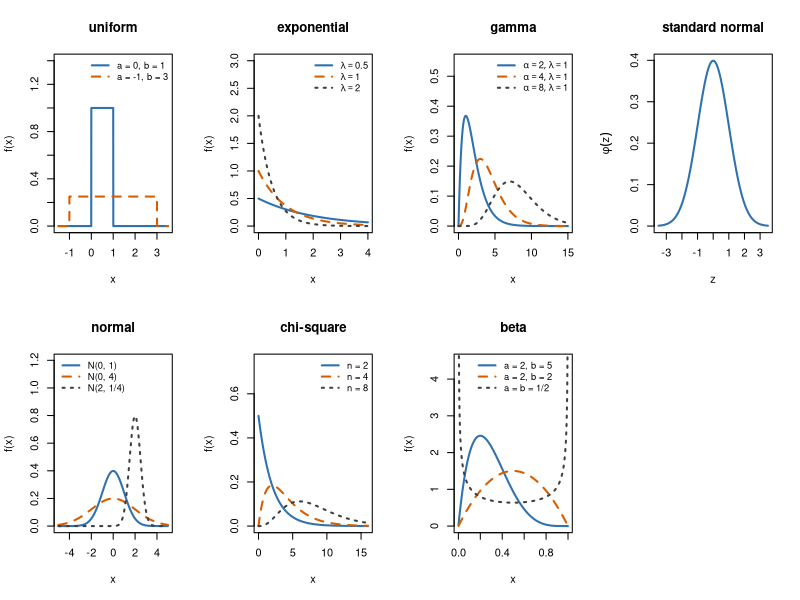

Source code (R):
# continuous.R
#
# Plot the densities of the uniform, exponential, gamma, standard normal,
# normal, chi-square, and beta distributions, with the same parameters as the
# plots in the notes. Uses R's built-in densities; some take different
# parameters from the notes (see README.md). Base R only; no packages needed.
#
# Disclaimer: the definitions of the distributions are based on a writeup by
# Prof. Dr. Subramanian Ramakrishnan at the University of Miami.
#
# Run:  source("continuous.R")     (in R or RStudio, from this folder)

cols <- c("#3172AE", "#D55E00", "#404040")   # the same colours and line styles
ltys <- c(1, 2, 3)                           # as the plots in the notes

# the columns of f against x, with a legend when there is more than one
curves <- function(x, f, labels, title, where = "topright",
                   xlab = "x", ylab = "f(x)", ylim = NULL, ...) {
  f <- as.matrix(f)
  if (is.null(ylim))             # with a legend, leave room for it at the top
    ylim <- c(0, max(f) * (if (ncol(f) > 1) 1.5 else 1))
  matplot(x, f, type = "l", lty = ltys, col = cols, lwd = 2, ylim = ylim,
          xlab = xlab, ylab = ylab, main = title, ...)
  if (ncol(f) > 1)
    legend(where, legend = labels, lty = ltys, col = cols, lwd = 2, bty = "n",
           cex = 0.85)
}

par(mfrow = c(2, 4))             # 2 rows, 4 columns of plots

x <- seq(-1.5, 3.5, length.out = 1001)
curves(x, cbind(dunif(x, 0, 1), dunif(x, -1, 3)),
       c("a = 0, b = 1", "a = -1, b = 3"), "uniform", ylim = c(0, 1.4))

# dexp and dgamma take the rate lambda, as in the notes
x <- seq(0, 4, length.out = 401)
curves(x, cbind(dexp(x, rate = 0.5), dexp(x, rate = 1), dexp(x, rate = 2)),
       expression(lambda == 0.5, lambda == 1, lambda == 2), "exponential")

x <- seq(0, 15, length.out = 401)
curves(x, cbind(dgamma(x, shape = 2, rate = 1), dgamma(x, shape = 4, rate = 1),
                dgamma(x, shape = 8, rate = 1)),
       expression(list(alpha == 2, lambda == 1), list(alpha == 4, lambda == 1),
                  list(alpha == 8, lambda == 1)), "gamma")

z <- seq(-3.5, 3.5, length.out = 401)
curves(z, dnorm(z), NULL, "standard normal", xlab = "z", ylab = expression(phi(z)))

# dnorm takes the standard deviation sigma, not the variance sigma^2
x <- seq(-5, 5, length.out = 401)
curves(x, cbind(dnorm(x, 0, 1), dnorm(x, 0, 2), dnorm(x, 2, 0.5)),
       c("N(0, 1)", "N(0, 4)", "N(2, 1/4)"), "normal", where = "topleft")

x <- seq(0, 16, length.out = 401)
curves(x, cbind(dchisq(x, 2), dchisq(x, 4), dchisq(x, 8)),
       c("n = 2", "n = 4", "n = 8"), "chi-square")

x <- seq(0.001, 0.999, length.out = 999)   # the a = b = 1/2 density is infinite at 0 and 1
curves(x, cbind(dbeta(x, 2, 5), dbeta(x, 2, 2), dbeta(x, 0.5, 0.5)),
       c("a = 2, b = 5", "a = 2, b = 2", "a = b = 1/2"), "beta",
       where = "top", ylim = c(0, 4.5))

# -----------------------------------------------------------------------------
# This script is part of STAN (Statistics: Theory, Applications & Numerics),
# the code repository for MATH 166 at Tufts University:
# https://github.com/andreasmang/stan
